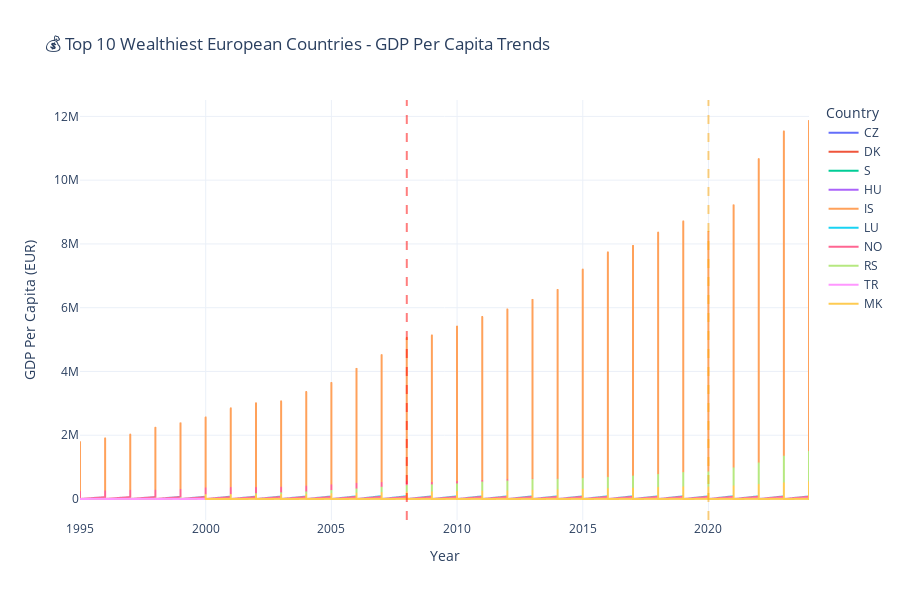

Notebook source saved alongside this figure:
### Code cell
# 📊 Visualization 2: Top 10 Countries Multi-Line Chart

top_countries = df_latest.nlargest(10, 'gdp_per_capita')['go'].values
df_top = df_melted[df_melted['go'].isin(top_countries)]

fig = px.line(df_top, x='year', y='gdp_per_capita', color='go',
              title='💰 Top 10 Wealthiest European Countries - GDP Per Capita Trends',
              labels={'gdp_per_capita': 'GDP Per Capita (EUR)', 'year': 'Year', 'go': 'Country'},
              height=600)

fig.add_vline(x=2008, line_dash="dash", line_color="red", opacity=0.5)
fig.add_vline(x=2020, line_dash="dash", line_color="orange", opacity=0.5)

fig.update_layout(hovermode='x unified', template='plotly_white')
fig.show()

print("✅ Visualization 2: Top 10 Countries Trends")

### Figure 1 — Plotly figure (JSON) as saved in the notebook; plotly's stock layout.template omitted (floating-point values rounded to 4 significant figures; data arrays with more than 128 entries replaced by an {"elided": "..."} marker saying what was removed)
{"data": [{"hovertemplate": "Country=CZ<br>Year=%{x}<br>GDP Per Capita (EUR)=%{y}<extra></extra>", "legendgroup": "CZ", "line": {"color": "#636efa", "dash": "solid"}, "marker": {"symbol": "circle"}, "mode": "lines", "name": "CZ", "showlegend": true, "type": "scattergl", "x": {"elided": "359 int values"}, "xaxis": "x", "y": {"elided": "359 float values"}, "yaxis": "y"}, {"hovertemplate": "Country=DK<br>Year=%{x}<br>GDP Per Capita (EUR)=%{y}<extra></extra>", "legendgroup": "DK", "line": {"color": "#EF553B", "dash": "solid"}, "marker": {"symbol": "circle"}, "mode": "lines", "name": "DK", "showlegend": true, "type": "scattergl", "x": {"elided": "360 int values"}, "xaxis": "x", "y": {"elided": "360 float values"}, "yaxis": "y"}, {"hovertemplate": "Country=S<br>Year=%{x}<br>GDP Per Capita (EUR)=%{y}<extra></extra>", "legendgroup": "S", "line": {"color": "#00cc96", "dash": "solid"}, "marker": {"symbol": "circle"}, "mode": "lines", "name": "S", "showlegend": true, "type": "scattergl", "x": {"elided": "719 int values"}, "xaxis": "x", "y": {"elided": "719 float values"}, "yaxis": "y"}, {"hovertemplate": "Country=HU<br>Year=%{x}<br>GDP Per Capita (EUR)=%{y}<extra></extra>", "legendgroup": "HU", "line": {"color": "#ab63fa", "dash": "solid"}, "marker": {"symbol": "circle"}, "mode": "lines", "name": "HU", "showlegend": true, "type": "scattergl", "x": {"elided": "359 int values"}, "xaxis": "x", "y": {"elided": "359 float values"}, "yaxis": "y"}, {"hovertemplate": "Country=IS<br>Year=%{x}<br>GDP Per Capita (EUR)=%{y}<extra></extra>", "legendgroup": "IS", "line": {"color": "#FFA15A", "dash": "solid"}, "marker": {"symbol": "circle"}, "mode": "lines", "name": "IS", "showlegend": true, "type": "scattergl", "x": {"elided": "359 int values"}, "xaxis": "x", "y": {"elided": "359 float values"}, "yaxis": "y"}, {"hovertemplate": "Country=LU<br>Year=%{x}<br>GDP Per Capita (EUR)=%{y}<extra></extra>", "legendgroup": "LU", "line": {"color": "#19d3f3", "dash": "solid"}, "marker": {"symbol": "circle"}, "mode": "lines", "name": "LU", "showlegend": true, "type": "scattergl", "x": {"elided": "359 int values"}, "xaxis": "x", "y": {"elided": "359 float values"}, "yaxis": "y"}, {"hovertemplate": "Country=NO<br>Year=%{x}<br>GDP Per Capita (EUR)=%{y}<extra></extra>", "legendgroup": "NO", "line": {"color": "#FF6692", "dash": "solid"}, "marker": {"symbol": "circle"}, "mode": "lines", "name": "NO", "showlegend": true, "type": "scattergl", "x": {"elided": "360 int values"}, "xaxis": "x", "y": {"elided": "360 float values"}, "yaxis": "y"}, {"hovertemplate": "Country=RS<br>Year=%{x}<br>GDP Per Capita (EUR)=%{y}<extra></extra>", "legendgroup": "RS", "line": {"color": "#B6E880", "dash": "solid"}, "marker": {"symbol": "circle"}, "mode": "lines", "name": "RS", "showlegend": true, "type": "scattergl", "x": {"elided": "349 int values"}, "xaxis": "x", "y": {"elided": "349 float values"}, "yaxis": "y"}, {"hovertemplate": "Country=TR<br>Year=%{x}<br>GDP Per Capita (EUR)=%{y}<extra></extra>", "legendgroup": "TR", "line": {"color": "#FF97FF", "dash": "solid"}, "marker": {"symbol": "circle"}, "mode": "lines", "name": "TR", "showlegend": true, "type": "scattergl", "x": {"elided": "359 int values"}, "xaxis": "x", "y": {"elided": "359 float values"}, "yaxis": "y"}, {"hovertemplate": "Country=MK<br>Year=%{x}<br>GDP Per Capita (EUR)=%{y}<extra></extra>", "legendgroup": "MK", "line": {"color": "#FECB52", "dash": "solid"}, "marker": {"symbol": "circle"}, "mode": "lines", "name": "MK", "showlegend": true, "type": "scattergl", "x": {"elided": "290 int values"}, "xaxis": "x", "y": {"elided": "290 float values"}, "yaxis": "y"}], "layout": {"height": 600, "hovermode": "x unified", "legend": {"title": {"text": "Country"}, "tracegroupgap": 0}, "shapes": [{"line": {"color": "red", "dash": "dash"}, "opacity": 0.5, "type": "line", "x0": 2008, "x1": 2008, "xref": "x", "y0": 0, "y1": 1, "yref": "y domain"}, {"line": {"color": "orange", "dash": "dash"}, "opacity": 0.5, "type": "line", "x0": 2020, "x1": 2020, "xref": "x", "y0": 0, "y1": 1, "yref": "y domain"}], "title": {"text": "💰 Top 10 Wealthiest European Countries - GDP Per Capita Trends"}, "xaxis": {"anchor": "y", "domain": [0, 1], "title": {"text": "Year"}}, "yaxis": {"anchor": "x", "domain": [0, 1], "title": {"text": "GDP Per Capita (EUR)"}}}}
